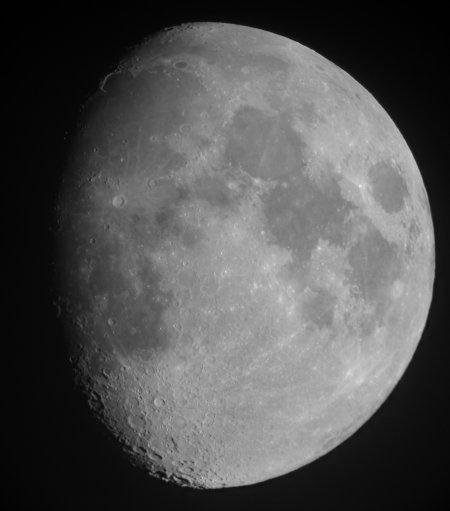
#> input picture Image-Processing-master/High Boost Filter/Moon.jpg, 450 x 511 px
$ jupyter execute 'High Boost Filter.ipynb'
#> lines starting #> are read from the running program, lines starting #| are printed output that depends on the picture
[cell 1]
import matplotlib.pyplot as plt
import numpy as np
from PIL import Image

img = np.asarray(Image.open("Moon.jpg"))
#> img is the input picture: shape (511, 450); min 0, max 232, mean 82.3


Width = img.shape[0]
#> Width = 511
Height = img.shape[1]
#> Height = 450

tst = np.ones([20,20])

img_fd = np.fft.fft2(img)
img_fd_shifted = np.fft.fftshift(img_fd)

[cell 2]
def HP_filter_FD(W,H,D0,n):
#> called with W = 511, H = 450, D0 = 50, n = 2
    HP = np.zeros([W,H])
    c_i = (W//2)
#> c_i = 255
    c_j = (H//2)
#> c_j = 225
    for i in range(-c_i,c_i):
        for j in range(-c_j,c_j):
            dist = np.sqrt((i ** 2) + (j ** 2))
            if dist != 0:
                HP[c_i+i,c_j+j] = 1 / (1 + (D0/dist)**(2*n))
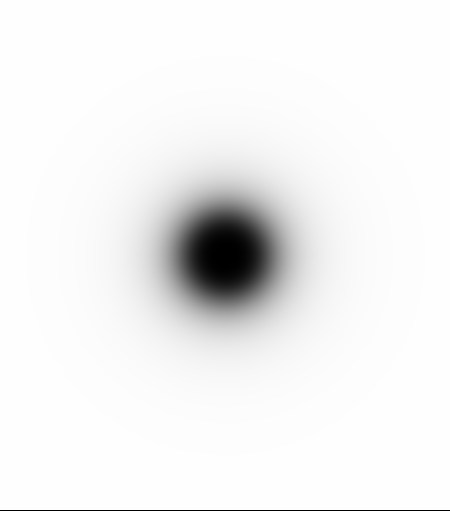
#> HP: shape (511, 450) float64; min 0, max 1, mean 0.946
    return HP

[cell 3]
def HB_filter_FD(W,H,D0,A,n):
    HP = HP_filter_FD(W,H,D0,n)
    A_mat = np.ones([W,H]) * (A-1)
    HB = np.add(A_mat,HP)
#> A_mat: shape (511, 450) float64; every value is 1
    return HB

[cell 4]
HB = HB_filter_FD(Width,Height,50,2,2)

newimg_FD = np.multiply(HB,img_fd_shifted)

newimg_fd_unshifted = np.fft.ifftshift(newimg_FD)
newimg = np.fft.ifft2(newimg_fd_unshifted)
newimg = np.abs(newimg)


plt.subplot(121),plt.imshow(img, cmap = 'gray')
plt.subplot(122),plt.imshow(newimg, cmap = 'gray')
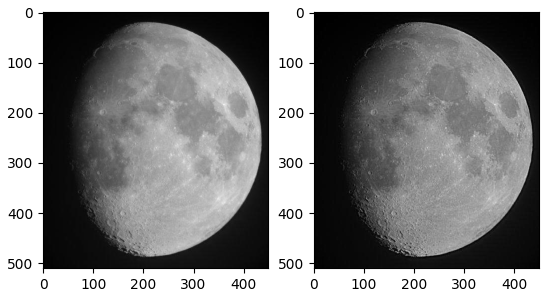
#> figure drawn by matplotlib, 2 panels
